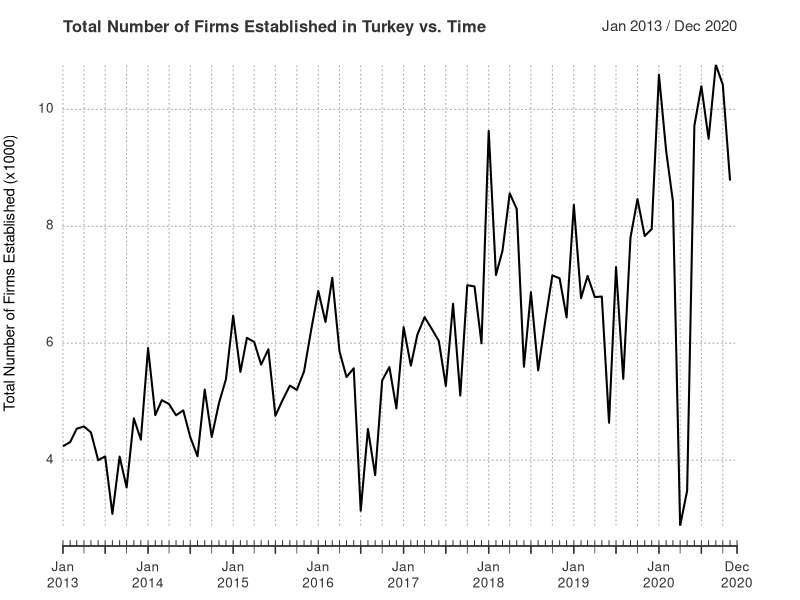
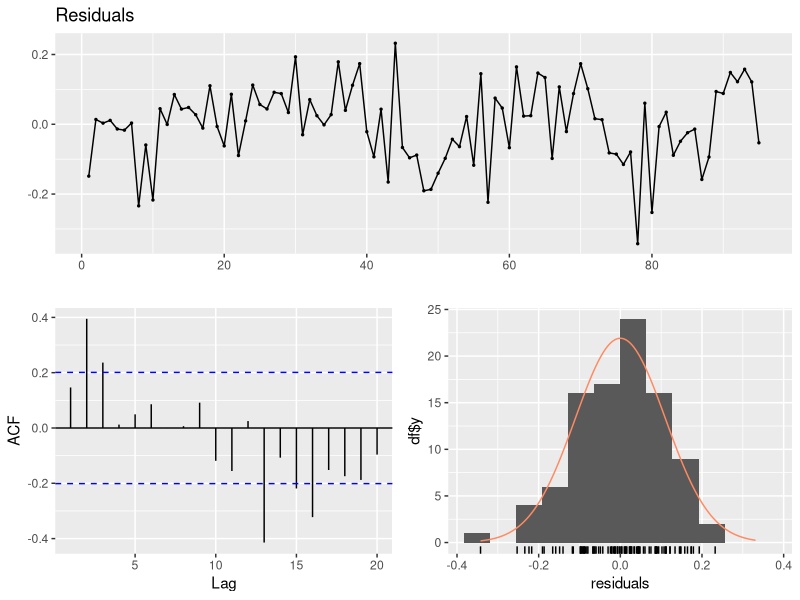
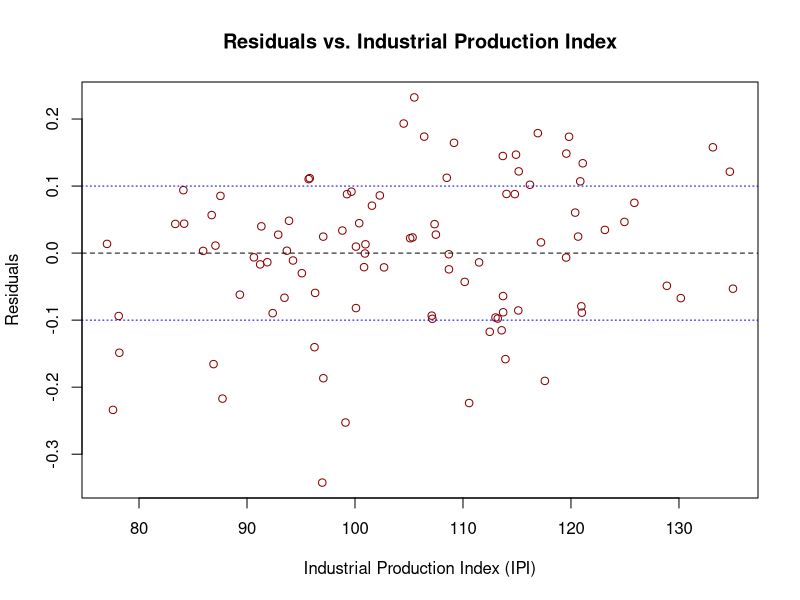
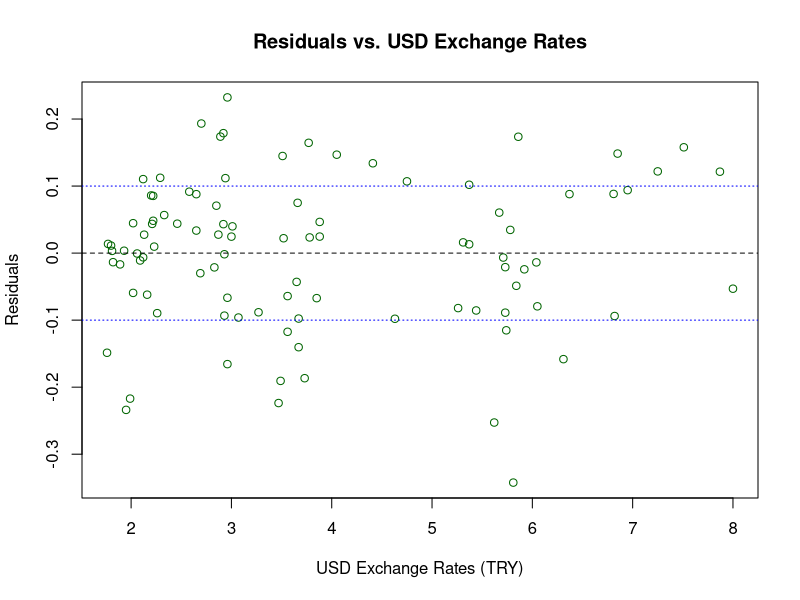
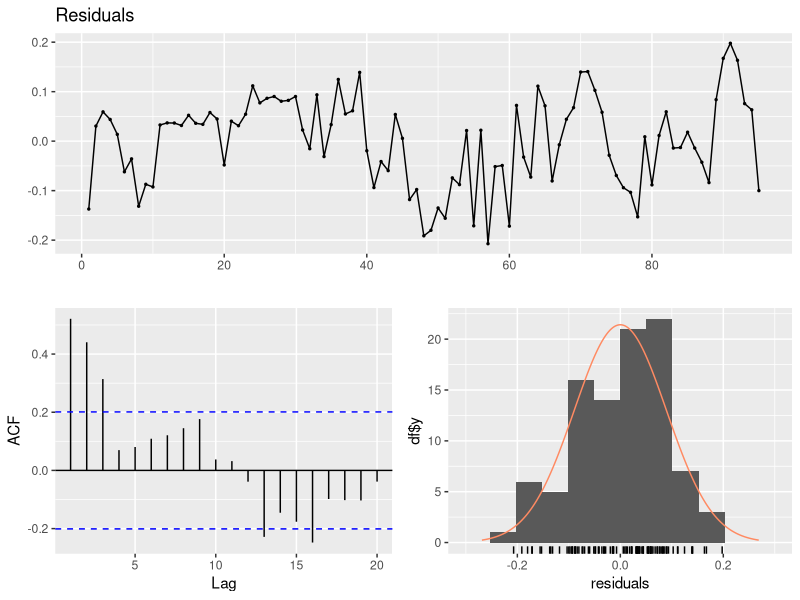
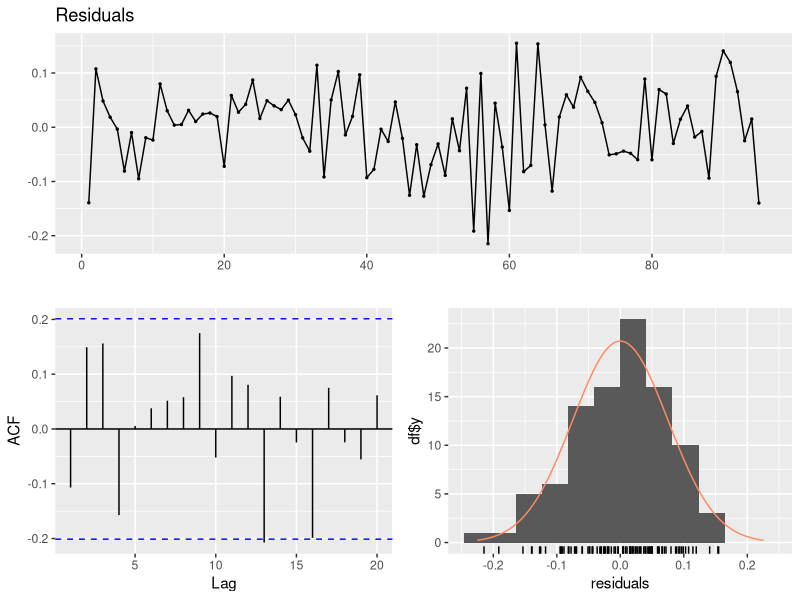
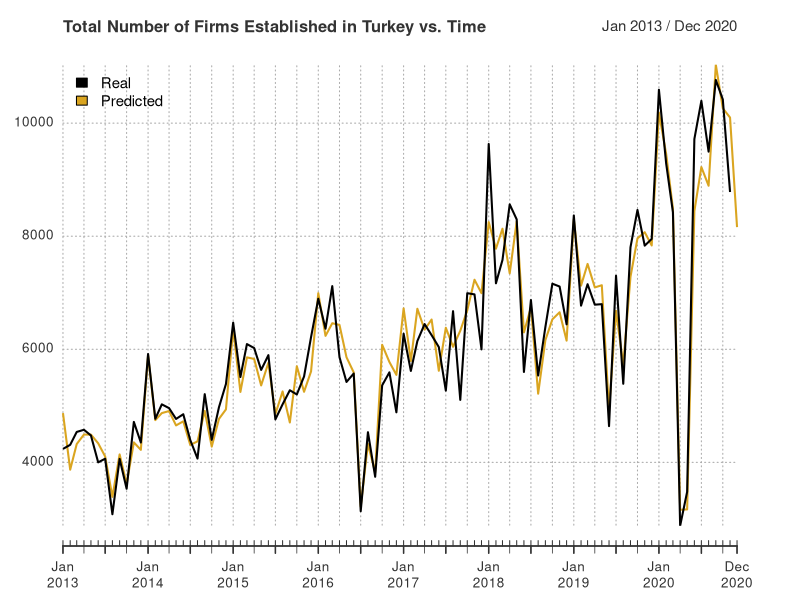

Here is the R script that generated these plots, in order:
#=====Data Manipulation Chunk=====#

library(ggplot2)    # for plotting
library(forecast)   # forecasting library
library(xts)        # extended time series library

data <- read.csv(file = "hw3data.csv")
data$Date <- as.yearmon(data$Date)
time_series <- xts(x = data[-1], order.by = data$Date, frequency = 12)

plot(time_series$Firms / 1000,
     main = "Total Number of Firms Established in Turkey vs. Time",
     ylab = "Total Number of Firms Established (x1000)",
     xlab = "Time",
     yaxis.right = FALSE,
     minor.ticks = "quarters",
     grid.ticks.on = "quarters",
     grid.ticks.lty = 3)

#=====Linear Regression Model Chunk=====#

data$Firms <- log(data$Firms)
data$month <- rep(1:12, 8)

data$coup <- rep(0,96)
data$coup[43:45] <- rep(1,3)

data$covid <- rep(0,96)
data$covid[88:89] <- c(1,1)

data$trend <- 1:96

time_series <- xts(x = data[-1], order.by = data$Date, frequency = 12)
model <- lm(formula = Firms ~ trend + CommercialLoan + as.factor(month) + coup + covid, data = time_series)
summary(model)
checkresiduals(model)

#=====IPI vs Residuals Chunk=====#

plot(x = data$IPI[1:95], y = model$residuals[1:95], col = "darkred",
     main = "Residuals vs. Industrial Production Index",
     xlab = "Industrial Production Index (IPI)",
     ylab = "Residuals")
abline(h = 0, lty = 2)
abline(h = 0.1, lty = 3, col = "blue")
abline(h = -0.1, lty = 3, col = "blue")

#=====Exchange Rates vs Residuals Chunk=====#

plot(x = data$USD[1:95], y = model$residuals[1:95], col = "darkgreen",
     main = "Residuals vs. USD Exchange Rates",
     xlab = "USD Exchange Rates (TRY)",
     ylab = "Residuals")
abline(h = 0, lty = 2)
abline(h = 0.1, lty = 3, col = "blue")
abline(h = -0.1, lty = 3, col = "blue")

#=====Updated Linear Regression Model Chunk=====#

model <- lm(formula = Firms ~ trend + CommercialLoan + IPI + as.factor(month) + coup + covid, data = time_series)
summary(model)
checkresiduals(model)

#=====Final Linear Regression Model Chunk=====#

data$residual_lag1 <- c(0, model$residuals)

time_series <- xts(x = data[-1], order.by = data$Date, frequency = 12)

model <- lm(formula = Firms ~ trend + CommercialLoan + IPI + residual_lag1 + as.factor(month) + coup + covid, data = time_series)
summary(model)
checkresiduals(model)

#=====Final Plot Chunk=====#

final <- xts(x = data.frame(exp(data$Firms[1:96]),exp(predict(model, time_series))), order.by = data$Date[1:96], frequency = 12)
colnames(final) <- c("Real", "Predicted")
plot(final,
     legend.loc = "topleft",
     main = "Total Number of Firms Established in Turkey vs. Time",
     minor.ticks = "quarters",
     grid.ticks.on = "quarters",
     yaxis.right = FALSE, col = c("black","goldenrod"),
     grid.ticks.lty = 3)

#=====Predicted Value Chunk=====#

final$Predicted[96]
